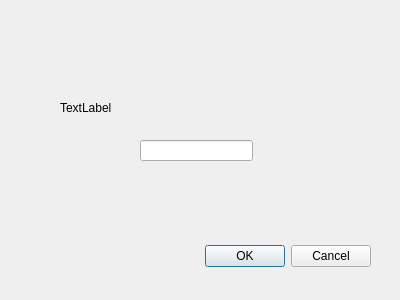
<?xml version="1.0" encoding="UTF-8"?>
<ui version="4.0">
 <class>Dialog</class>
 <widget class="QDialog" name="Dialog">
  <property name="geometry">
   <rect>
    <x>0</x>
    <y>0</y>
    <width>400</width>
    <height>300</height>
   </rect>
  </property>
  <property name="windowTitle">
   <string>Dialog</string>
  </property>
  <widget class="QDialogButtonBox" name="buttonBox">
   <property name="geometry">
    <rect>
     <x>30</x>
     <y>240</y>
     <width>341</width>
     <height>32</height>
    </rect>
   </property>
   <property name="orientation">
    <enum>Qt::Horizontal</enum>
   </property>
   <property name="standardButtons">
    <set>QDialogButtonBox::Cancel|QDialogButtonBox::Ok</set>
   </property>
  </widget>
  <widget class="QLineEdit" name="lineEdit">
   <property name="geometry">
    <rect>
     <x>140</x>
     <y>140</y>
     <width>113</width>
     <height>21</height>
    </rect>
   </property>
  </widget>
  <widget class="QLabel" name="label">
   <property name="geometry">
    <rect>
     <x>60</x>
     <y>100</y>
     <width>72</width>
     <height>15</height>
    </rect>
   </property>
   <property name="text">
    <string>TextLabel</string>
   </property>
  </widget>
 </widget>
 <resources/>
 <connections>
  <connection>
   <sender>buttonBox</sender>
   <signal>accepted()</signal>
   <receiver>Dialog</receiver>
   <slot>accept()</slot>
   <hints>
    <hint type="sourcelabel">
     <x>248</x>
     <y>254</y>
    </hint>
    <hint type="destinationlabel">
     <x>157</x>
     <y>274</y>
    </hint>
   </hints>
  </connection>
  <connection>
   <sender>buttonBox</sender>
   <signal>rejected()</signal>
   <receiver>Dialog</receiver>
   <slot>reject()</slot>
   <hints>
    <hint type="sourcelabel">
     <x>316</x>
     <y>260</y>
    </hint>
    <hint type="destinationlabel">
     <x>286</x>
     <y>274</y>
    </hint>
   </hints>
  </connection>
 </connections>
</ui>
